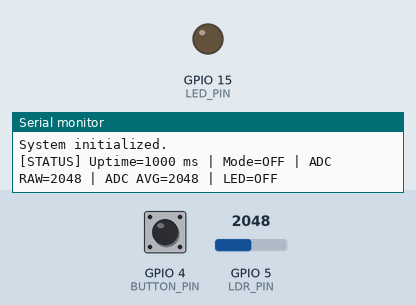
This program was run on a simulated ESP32-S3. On the bench: output pins drawn as LEDs (lit = HIGH), the last lines printed to the serial monitor. Inputs (shaded band) come from the test bench; at power-on: GPIO 4 (BUTTON_PIN) HIGH, GPIO 5 (LDR_PIN) = 2048 (analog values on the 0–4095 scale).

Above: at 1.2 s.
1.3 s: GPIO 4 (BUTTON_PIN) pulled LOW for 0.15 s
At 1.8 s:
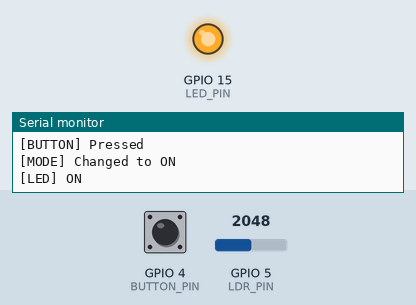
2.9 s: GPIO 4 (BUTTON_PIN) pulled LOW for 1 s
5.4 s: GPIO 5 (LDR_PIN) set to 2139
7.3 s: GPIO 5 (LDR_PIN) set to 2271
At 8.8 s:
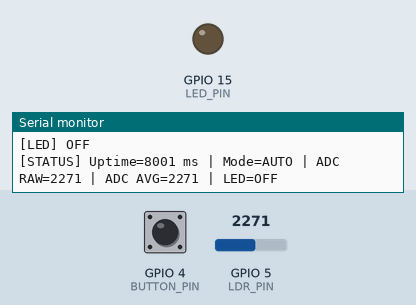
9.5 s: GPIO 5 (LDR_PIN) set to 1869
11.4 s: GPIO 5 (LDR_PIN) set to 1773
At 13.3 s:
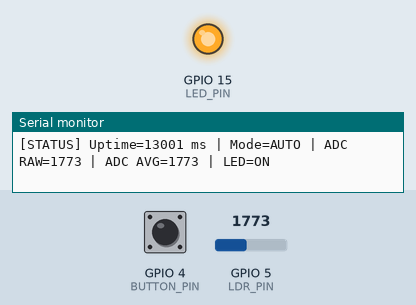
Timing chart, 0 to 14.4 s (numbered marks = the images above; inputs shaded):
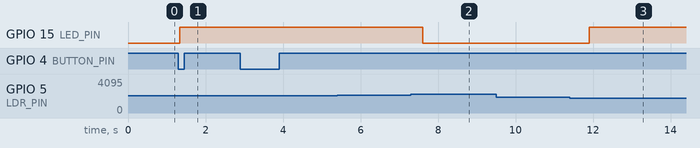

The program:

main.cpp
```cpp
#include <Arduino.h>

// ============================================================
// GPIO CONFIGURATION
// ============================================================

// Аналоговий вхід: LDR + резистор 10 кОм до GND.
// При освітленні опір LDR зменшується, тому ADC зростає.
constexpr uint8_t LDR_PIN = 5;

// Кнопка між GPIO4 та GND.
// Використовуємо внутрішній pull-up:
// HIGH = відпущена, LOW = натиснута.
constexpr uint8_t BUTTON_PIN = 4;

// Вихід на базу BC547B через резистор 4.7 кОм.
// HIGH = транзистор відкритий, LED світиться.
// LOW  = транзистор закритий, LED вимкнений.
constexpr uint8_t LED_PIN = 15;

// ============================================================
// TIMING CONFIGURATION
// ============================================================

// Час, протягом якого стан кнопки повинен залишатися
// стабільним, перш ніж ми підтвердимо натискання.
constexpr uint32_t DEBOUNCE_MS = 40;

// Інтервал між вимірюваннями освітленості.
constexpr uint32_t SENSOR_INTERVAL_MS = 100;

// Інтервал виведення діагностики в Serial Monitor.
constexpr uint32_t LOG_INTERVAL_MS = 1000;


// ============================================================
// ADC CONFIGURATION
// ============================================================

// ADC ESP32-S3: 12 біт, значення 0...4095.
constexpr uint8_t ADC_BITS = 12;

// Пороги для автоматичного режиму.
//
// ADC < 1800: темно, LED вмикається.
// ADC > 2200: світло, LED вимикається.
// Між порогами стан LED не змінюється.
constexpr uint16_t THRESHOLD_DARK = 1800;
constexpr uint16_t THRESHOLD_LIGHT = 2200;

// Кількість вимірювань у фільтрі Moving Average.
// Степінь двійки зручний для цілочисельних операцій.
constexpr size_t FILTER_SIZE = 8;


// ============================================================
// OPERATING MODES
// ============================================================

// enum class для режимів роботи.
enum class LedMode : uint8_t {
    OFF,
    ON,
    AUTO
};

// Початковий режим після запуску ESP32.
LedMode currentMode = LedMode::OFF;

// ============================================================
// BUTTON STATE
// ============================================================

// Останнє фізичне значення GPIO.
bool lastRawButtonState = HIGH;

// Підтверджений стан кнопки після debounce.
bool stableButtonState = HIGH;

// Час останньої зміни фізичного стану кнопки.
uint32_t lastDebounceTime = 0;


// ============================================================
// LIGHT SENSOR STATE
// ============================================================

// Кільцевий буфер останніх вимірювань ADC.
uint16_t readings[FILTER_SIZE] = {};

// Поточна позиція для нового вимірювання.
size_t readingIndex = 0;

// Сума всіх елементів буфера.
// Дозволяє не підсумовувати весь масив щоразу.
uint32_t readingsSum = 0;

// Кількість валідних вимірювань.
// Потрібна, щоб на початку не усереднювати з нулями.
size_t readingsCount = 0;

// Останнє сире значення ADC.
uint16_t adcRaw = 0;

// Усереднене значення ADC.
uint16_t adcFiltered = 0;


// ============================================================
// LED STATE
// ============================================================

// Поточний стан зовнішньої LED-лампи.
bool ledState = false;


// ============================================================
// TIMERS
// ============================================================

uint32_t lastSensorTime = 0;
uint32_t lastLogTime = 0;


// ============================================================
// LED DRIVER
// ============================================================

// Єдина функція, яка безпосередньо змінює GPIO18.
// Таким чином контролер не працює з GPIO напряму.
void setLed(bool enabled)
{
    // Якщо стан не змінився, повторний запис не потрібен.
    if (ledState == enabled) {
        return;
    }

    ledState = enabled;

    // BC547B працює як low-side switch.
    digitalWrite(LED_PIN, enabled ? HIGH : LOW);

    Serial.printf(
        "[LED] %s\n",
        enabled ? "ON" : "OFF"
    );
}


// ============================================================
// MODE CONTROLLER
// ============================================================

// Перетворення режиму на текст для Serial Monitor.
const char* modeToString(LedMode mode)
{
    switch (mode) {
        case LedMode::OFF:
            return "OFF";

        case LedMode::ON:
            return "ON";

        case LedMode::AUTO:
            return "AUTO";
    }

    return "UNKNOWN";
}


// Викликається один раз для кожного підтвердженого натискання кнопки.
void nextMode()
{
    switch (currentMode) {
        case LedMode::OFF:
            currentMode = LedMode::ON;
            break;

        case LedMode::ON:
            currentMode = LedMode::AUTO;
            break;

        case LedMode::AUTO:
            currentMode = LedMode::OFF;
            break;
    }

    Serial.printf(
        "[MODE] Changed to %s\n",
        modeToString(currentMode)
    );
}


// ============================================================
// BUTTON DRIVER WITH DEBOUNCE
// ============================================================

// Викликаємо в кожній ітерації loop().
//
// Алгоритм:
// 1. Зчитуємо фізичний стан кнопки.
// 2. Якщо він змінився, запускаємо таймер debounce.
// 3. Якщо стан стабільний DEBOUNCE_MS, приймаємо його.
// 4. Перемикаємо режим лише на подію натискання, а не під час утримування кнопки.
void updateButton(uint32_t now)
{
    const bool rawState = digitalRead(BUTTON_PIN);

    // Виявили зміну фізичного сигналу.
    if (rawState != lastRawButtonState) {
        lastDebounceTime = now;
        lastRawButtonState = rawState;
    }

    // Перевіряємо, чи минув час стабілізації.
    if (now - lastDebounceTime < DEBOUNCE_MS) {
        return;
    }

    // Якщо підтверджений стан уже такий самий, нової події немає.
    if (rawState == stableButtonState) {
        return;
    }

    // Підтверджуємо новий стан.
    stableButtonState = rawState;

    // INPUT_PULLUP: LOW означає натискання. Реагуємо лише на перехід HIGH -> LOW.
    if (stableButtonState == LOW) {
        Serial.println("[BUTTON] Pressed");

        nextMode();
    }
}


// ============================================================
// ADC MOVING AVERAGE FILTER
// ============================================================

// Додаємо нове вимірювання до кільцевого буфера.
void addAdcReading(uint16_t value)
{
    // Якщо буфер уже заповнений, віднімаємо старе значення від суми перед його заміною.
    if (readingsCount == FILTER_SIZE) {
        readingsSum -= readings[readingIndex];
    } else {
        ++readingsCount;
    }

    // Записуємо нове значення.
    readings[readingIndex] = value;

    // Додаємо його до загальної суми.
    readingsSum += value;

    // Переходимо до наступної позиції.
    readingIndex = (readingIndex + 1) % FILTER_SIZE;

    // Обчислюємо середнє значення.
    adcFiltered = static_cast<uint16_t>(
        readingsSum / readingsCount
    );
}


// ============================================================
// LIGHT SENSOR DRIVER
// ============================================================

// Періодично зчитуємо LDR
void updateLightSensor(uint32_t now)
{
    if (now - lastSensorTime < SENSOR_INTERVAL_MS) {
        return;
    }

    lastSensorTime = now;

    // Отримуємо сире значення ADC.
    adcRaw = analogRead(LDR_PIN);

    // Оновлюємо ковзне середнє.
    addAdcReading(adcRaw);
}

// ============================================================
// AUTO MODE WITH HYSTERESIS
// ============================================================

// У режимі AUTO керуємо LED за освітленістю.
// Але між двома порогами зберігаємо попередній стан.
void updateAutoMode()
{
    if (readingsCount == 0) {
        return;
    }

    // Темно -> вмикаємо лампу.
    if (adcFiltered < THRESHOLD_DARK) {
        setLed(true);
    }
    // Світло -> вимикаємо лампу.
    else if (adcFiltered > THRESHOLD_LIGHT) {
        setLed(false);
    }

    // Якщо ADC між порогами, нічого не робимо.
}


// ============================================================
// MAIN CONTROLLER
// ============================================================

// Контролер вирішує, чи потрібно ввімкнути LED,
// залежно від поточного режиму.
void updateController()
{
    switch (currentMode) {
        case LedMode::OFF:
            setLed(false);
            break;

        case LedMode::ON:
            setLed(true);
            break;

        case LedMode::AUTO:
            updateAutoMode();
            break;
    }
}


// ============================================================
// SERIAL DIAGNOSTICS
// ============================================================

void updateDiagnostics(uint32_t now)
{
    if (now - lastLogTime < LOG_INTERVAL_MS) {
        return;
    }

    lastLogTime = now;

    Serial.printf(
        "[STATUS] Uptime=%lu ms | Mode=%s | "
        "ADC RAW=%u | ADC AVG=%u | LED=%s\n",
        static_cast<unsigned long>(now),
        modeToString(currentMode),
        static_cast<unsigned>(adcRaw),
        static_cast<unsigned>(adcFiltered),
        ledState ? "ON" : "OFF"
    );
}


// ============================================================
// SETUP
// ============================================================

void setup()
{
    Serial.begin(115200);

    // Налаштовуємо вихід транзисторного ключа.
    // Спочатку встановлюємо LOW, щоб уникнути
    // небажаного ввімкнення LED під час старту.
    digitalWrite(LED_PIN, LOW);
    pinMode(LED_PIN, OUTPUT);

    // Кнопка з внутрішнім pull-up.
    pinMode(BUTTON_PIN, INPUT_PULLUP);

    // LDR підключений до аналогового входу.
    pinMode(LDR_PIN, INPUT);

    // Роздільна здатність ADC: 12 біт.
    analogReadResolution(ADC_BITS);

    // Підлаштування для вимірювання широкого діапазону
    // напруг у межах допустимого входу ESP32-S3.
    analogSetPinAttenuation(LDR_PIN, ADC_11db);

    // Зчитуємо початковий стан кнопки,
    // щоб не отримати помилкове натискання.
    lastRawButtonState = digitalRead(BUTTON_PIN);
    stableButtonState = lastRawButtonState;

    // Заповнюємо фільтр першим реальним вимірюванням.
    adcRaw = analogRead(LDR_PIN);
    addAdcReading(adcRaw);

    Serial.printf(
        "Initial mode: %s\n",
        modeToString(currentMode)
    );

    Serial.println("System initialized.");
}


// ============================================================
// MAIN LOOP
// ============================================================
void loop()
{
    // Один час для всіх неблокувальних таймерів.
    const uint32_t now = millis();

    // 1. Обробляємо кнопку.
    updateButton(now);

    // 2. Зчитуємо й фільтруємо ADC.
    updateLightSensor(now);

    // 3. Керуємо LED відповідно до режиму.
    updateController();

    // 4. Виводимо діагностику.
    updateDiagnostics(now);
}
```

Measured:
- the behaviour switches between 2200 and 2201 on GPIO 5 (LDR_PIN) (found by bisection; images 1 and 2)
- the behaviour switches between 1800 and 1799 on GPIO 5 (LDR_PIN) (found by bisection; images 2 and 3)
- after the input at 1.3 s, GPIO 15 (LED_PIN): LOW → HIGH at once
- after the input at 7.3 s, GPIO 15 (LED_PIN): HIGH → LOW after 0.30 s
- after the input at 11.4 s, GPIO 15 (LED_PIN): LOW → HIGH after 0.50 s
